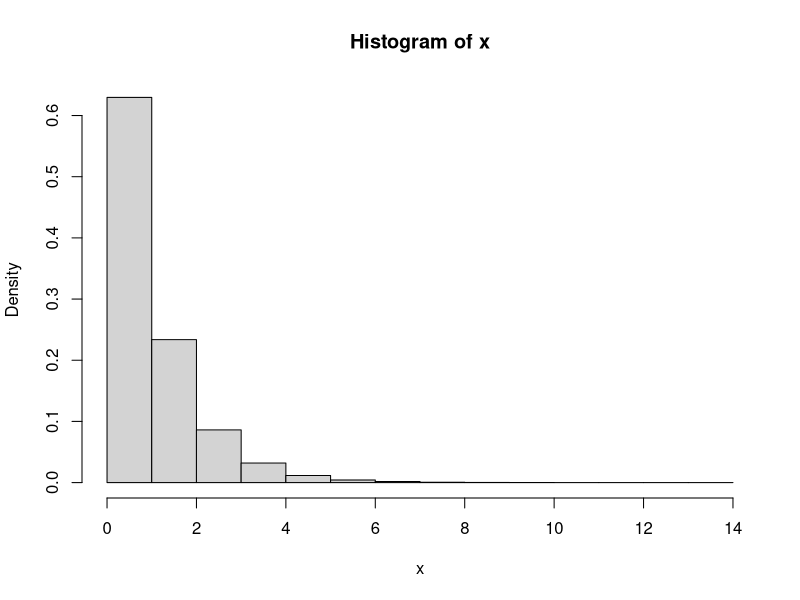
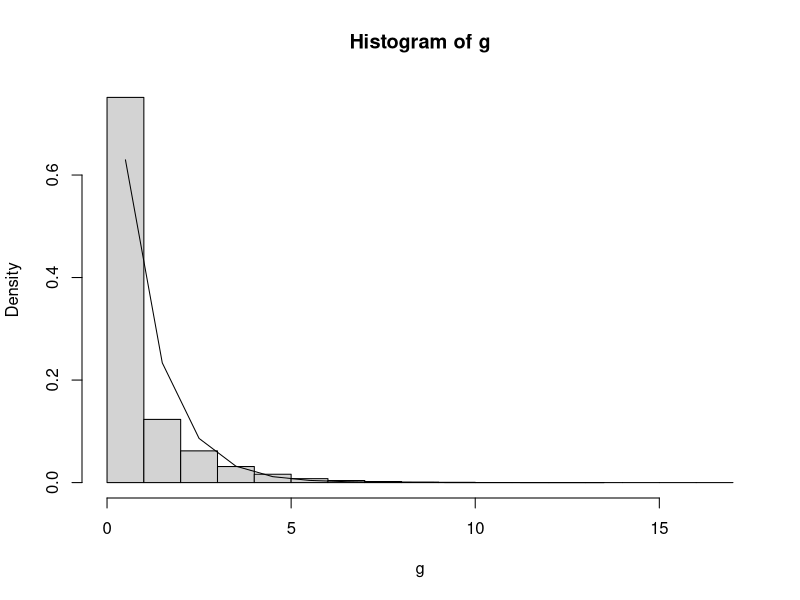

Here is the R script that generated these plots, in order:
set.seed(213)
n <- 1e5
mu <- 1

x <- rexp(n, rate=1/mu)
g <- rgeom(n, prob=1/(mu+1))
mean(x)
mean(g)

xh <- hist(x, freq=FALSE)
hist(g, prob=TRUE)
lines(xh$mids, xh$density)
